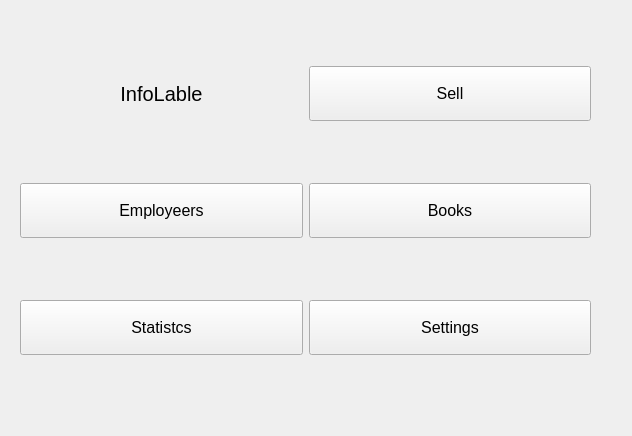
<?xml version="1.0" encoding="UTF-8"?>
<ui version="4.0">
 <class>MainWindow</class>
 <widget class="QMainWindow" name="MainWindow">
  <property name="geometry">
   <rect>
    <x>0</x>
    <y>0</y>
    <width>632</width>
    <height>436</height>
   </rect>
  </property>
  <property name="minimumSize">
   <size>
    <width>600</width>
    <height>400</height>
   </size>
  </property>
  <property name="font">
   <font>
    <pointsize>12</pointsize>
   </font>
  </property>
  <property name="windowTitle">
   <string>MainWindow</string>
  </property>
  <widget class="QWidget" name="centralwidget">
   <property name="sizePolicy">
    <sizepolicy hsizetype="Maximum" vsizetype="Maximum">
     <horstretch>10</horstretch>
     <verstretch>0</verstretch>
    </sizepolicy>
   </property>
   <widget class="QWidget" name="gridLayoutWidget">
    <property name="geometry">
     <rect>
      <x>0</x>
      <y>10</y>
      <width>611</width>
      <height>401</height>
     </rect>
    </property>
    <property name="sizePolicy">
     <sizepolicy hsizetype="Expanding" vsizetype="Expanding">
      <horstretch>0</horstretch>
      <verstretch>0</verstretch>
     </sizepolicy>
    </property>
    <layout class="QGridLayout" name="gridLayout">
     <property name="sizeConstraint">
      <enum>QLayout::SetDefaultConstraint</enum>
     </property>
     <item row="3" column="2">
      <widget class="QPushButton" name="buttonFindBook">
       <property name="sizePolicy">
        <sizepolicy hsizetype="Expanding" vsizetype="Expanding">
         <horstretch>0</horstretch>
         <verstretch>0</verstretch>
        </sizepolicy>
       </property>
       <property name="font">
        <font>
         <pointsize>12</pointsize>
         <weight>50</weight>
         <bold>false</bold>
         <kerning>false</kerning>
        </font>
       </property>
       <property name="text">
        <string>Books</string>
       </property>
      </widget>
     </item>
     <item row="2" column="2">
      <spacer name="verticalSpacer">
       <property name="orientation">
        <enum>Qt::Vertical</enum>
       </property>
       <property name="sizeHint" stdset="0">
        <size>
         <width>20</width>
         <height>40</height>
        </size>
       </property>
      </spacer>
     </item>
     <item row="5" column="2">
      <widget class="QPushButton" name="buttonSettings">
       <property name="sizePolicy">
        <sizepolicy hsizetype="Expanding" vsizetype="Expanding">
         <horstretch>0</horstretch>
         <verstretch>0</verstretch>
        </sizepolicy>
       </property>
       <property name="text">
        <string>Settings</string>
       </property>
      </widget>
     </item>
     <item row="4" column="1">
      <spacer name="verticalSpacer_2">
       <property name="orientation">
        <enum>Qt::Vertical</enum>
       </property>
       <property name="sizeHint" stdset="0">
        <size>
         <width>20</width>
         <height>40</height>
        </size>
       </property>
      </spacer>
     </item>
     <item row="3" column="1">
      <widget class="QPushButton" name="buttonFindEmpl">
       <property name="sizePolicy">
        <sizepolicy hsizetype="Expanding" vsizetype="Expanding">
         <horstretch>0</horstretch>
         <verstretch>0</verstretch>
        </sizepolicy>
       </property>
       <property name="text">
        <string>Employeers</string>
       </property>
      </widget>
     </item>
     <item row="0" column="2">
      <spacer name="verticalSpacer_3">
       <property name="orientation">
        <enum>Qt::Vertical</enum>
       </property>
       <property name="sizeHint" stdset="0">
        <size>
         <width>20</width>
         <height>40</height>
        </size>
       </property>
      </spacer>
     </item>
     <item row="1" column="2">
      <widget class="QPushButton" name="buttonSell">
       <property name="sizePolicy">
        <sizepolicy hsizetype="Expanding" vsizetype="Expanding">
         <horstretch>0</horstretch>
         <verstretch>0</verstretch>
        </sizepolicy>
       </property>
       <property name="text">
        <string>Sell</string>
       </property>
      </widget>
     </item>
     <item row="6" column="2">
      <spacer name="verticalSpacer_4">
       <property name="orientation">
        <enum>Qt::Vertical</enum>
       </property>
       <property name="sizeHint" stdset="0">
        <size>
         <width>20</width>
         <height>40</height>
        </size>
       </property>
      </spacer>
     </item>
     <item row="5" column="1">
      <widget class="QPushButton" name="buttonStats">
       <property name="sizePolicy">
        <sizepolicy hsizetype="Expanding" vsizetype="Expanding">
         <horstretch>0</horstretch>
         <verstretch>0</verstretch>
        </sizepolicy>
       </property>
       <property name="text">
        <string>Statistcs</string>
       </property>
      </widget>
     </item>
     <item row="1" column="3">
      <spacer name="verticalSpacer_5">
       <property name="orientation">
        <enum>Qt::Vertical</enum>
       </property>
       <property name="sizeHint" stdset="0">
        <size>
         <width>20</width>
         <height>40</height>
        </size>
       </property>
      </spacer>
     </item>
     <item row="1" column="0">
      <spacer name="verticalSpacer_6">
       <property name="orientation">
        <enum>Qt::Vertical</enum>
       </property>
       <property name="sizeHint" stdset="0">
        <size>
         <width>20</width>
         <height>40</height>
        </size>
       </property>
      </spacer>
     </item>
     <item row="1" column="1">
      <widget class="QLabel" name="labelTimeDay">
       <property name="sizePolicy">
        <sizepolicy hsizetype="Expanding" vsizetype="Expanding">
         <horstretch>0</horstretch>
         <verstretch>0</verstretch>
        </sizepolicy>
       </property>
       <property name="font">
        <font>
         <pointsize>15</pointsize>
        </font>
       </property>
       <property name="text">
        <string>InfoLable</string>
       </property>
       <property name="alignment">
        <set>Qt::AlignCenter</set>
       </property>
      </widget>
     </item>
    </layout>
   </widget>
  </widget>
 </widget>
 <resources/>
 <connections/>
</ui>
